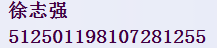
#> input picture nameandid.png, 217 x 48 px
$ python -i dushu2.py   (imports and definitions only)   (older library calls are emulated)
#> lines starting #> are read from the running program, lines starting #| are printed output that depends on the picture; after the words box and inside, x2 and y2 are one past the last pixel; in counts of white or black regions, pixels touching at a corner belong together
#> further down, picture is the input picture: shape (48, 217, 3); mean B, G, R 226.7, 209.6, 214.6
#!/usr/bin/python3
# -*- coding: utf8 -*-
#######################
#
# 电表自动读数系统
#
#######################

import numpy as np
import imutils
import os

import pytesseract
from PIL import Image

import cv2

from skimage.morphology import disk
from skimage.filter import rank
import sys


from skimage import exposure
import argparse

show_img = True

# [203 lines left out: functions img_show_hook, img_sobel_binary, img_contour_extra, img_contour_select, img_contour_select_one, img_tesseract_detect and 1 more, not called in this run]

# 找轮廓过滤矩形examples
def img_test(im):
    img_gray = cv2.cvtColor(im, cv2.COLOR_BGR2GRAY)
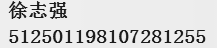
#> img_gray: shape (48, 217); min 26, max 238, mean 212.9
    img_gray = cv2.bilateralFilter(img_gray, 11, 17, 17)

    kernel = cv2.getStructuringElement(cv2.MORPH_RECT, (5, 5))
    bgmask = cv2.morphologyEx(im, cv2.MORPH_CLOSE, kernel)
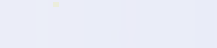
#> bgmask: shape (48, 217, 3); mean B, G, R 247.9, 236.9, 234.3

    im = cv2.GaussianBlur(img_gray, (3, 3), 0)
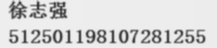
#> im: shape (48, 217); min 46, max 238, mean 213.2
    edges = cv2.Canny(img_gray, 50, 150, apertureSize=3)
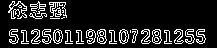
#> edges: shape (48, 217); 13.3% white in thin lines or dots, all inside (x1, y1, x2, y2) = (8, 1, 206, 44)


    lines = cv2.HoughLines(edges, 1, np.pi / 180, 118)  # 这里对最后一个参数使用了经验型的值
#> lines = None
    result = im.copy()
    # 经验参数
    minLineLength = 200
    maxLineGap = 15
    lines = cv2.HoughLinesP(edges, 1, np.pi / 180, 80, minLineLength, maxLineGap)


    for x1, y1, x2, y2 in lines[0]:
        cv2.line(im, (x1, y1), (x2, y2), (0, 255, 0), 2)
#> this loop made 0 passes

    cv2.imshow('Canny', edges)
    #edged = cv2.Canny(img_gray, 30, 200)


    #################

    # 图片二值化
    imagessss = img_sobel_binary(edges, (3, 3))
    ##################

    #cv2.imshow("edged", edged)
    cv2.waitKey(0)


    (cnts, _) = cv2.findContours(edges.copy(), cv2.RETR_TREE, cv2.CHAIN_APPROX_SIMPLE)
    cnts = sorted(cnts, key=cv2.contourArea, reverse=True)[:50]
    screenCnt = None
    # loop over our contours


    for c in cnts:
        # approximate the contour
        peri = cv2.arcLength(c, True)
        approx = cv2.approxPolyDP(c, 0.1 * peri, True)
        # if our approximated contour has four points, then
        # we can assume that we have found our screen
        if len(approx) == 4:
            screenCnt = approx
            #break

            cv2.drawContours(img_gray, [screenCnt], -1, (0, 255, 0), 2)
            cv2.imshow("Game Boy Screen", img_gray)
            cv2.waitKey(0)


# 对图片进行裁剪、识别
# [28 lines left out: function img_detect_tesseract, not called in this run]


# [46 lines not run here, left out]


# http://www.pyimagesearch.com/2014/03/10/building-pokedex-python-getting-started-step-1-6/

>>> import cv2
>>> picture = cv2.imread('nameandid.png')
#> (the run stopped early here; a loop or call above may not have finished)

$ run again, on 22.png
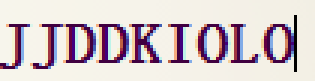
#> input picture 22.png, 105 x 27 px (shown 3 times larger)
#> picture is the input picture: shape (27, 105, 3); mean B, G, R 202.4, 200, 212.8
#> in img_test, `im = cv2.GaussianBlur(img_gray, (3, 3), 0)`:
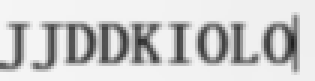
#> im: shape (27, 105) (shown 3 times larger); min 31, max 245, mean 204.3
#> in img_test, `edges = cv2.Canny(img_gray, 50, 150, apertureSize=3)`:
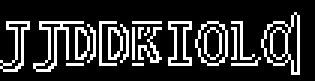
#> edges: shape (27, 105) (shown 3 times larger); 19% white in thin lines or dots, all inside (x1, y1, x2, y2) = (0, 4, 100, 25)
#> lines = None
